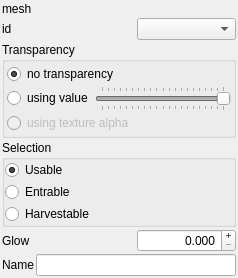
  <widget class="QDockWidget" name="object_dock">
   <property name="enabled">
    <bool>true</bool>
   </property>
   <property name="windowIcon">
    <iconset resource="icons/resourcen.qrc">
     <normaloff>:/icons/application-x-desktop.png</normaloff>:/icons/application-x-desktop.png</iconset>
   </property>
   <property name="windowTitle">
    <string>Object</string>
   </property>
   <attribute name="dockWidgetArea">
    <number>2</number>
   </attribute>
   <widget class="QWidget" name="dockWidgetContents_11">
    <layout class="QGridLayout" name="gridLayout_3">
     <property name="margin">
      <number>2</number>
     </property>
     <property name="spacing">
      <number>2</number>
     </property>
     <item row="0" column="0">
      <widget class="QLabel" name="label_18">
       <property name="text">
        <string>mesh</string>
       </property>
      </widget>
     </item>
     <item row="0" column="1" colspan="2">
      <widget class="QLabel" name="mesh_name">
       <property name="minimumSize">
        <size>
         <width>200</width>
         <height>0</height>
        </size>
       </property>
       <property name="sizeIncrement">
        <size>
         <width>2</width>
         <height>0</height>
        </size>
       </property>
       <property name="baseSize">
        <size>
         <width>2</width>
         <height>0</height>
        </size>
       </property>
       <property name="text">
        <string/>
       </property>
       <property name="scaledContents">
        <bool>false</bool>
       </property>
       <property name="alignment">
        <set>Qt::AlignRight|Qt::AlignTrailing|Qt::AlignVCenter</set>
       </property>
       <property name="wordWrap">
        <bool>true</bool>
       </property>
       <property name="textInteractionFlags">
        <set>Qt::LinksAccessibleByMouse</set>
       </property>
      </widget>
     </item>
     <item row="1" column="0">
      <widget class="QLabel" name="label_19">
       <property name="text">
        <string>id</string>
       </property>
      </widget>
     </item>
     <item row="2" column="0" colspan="3">
      <widget class="QGroupBox" name="groupBox_13">
       <property name="title">
        <string>Transparency</string>
       </property>
       <layout class="QGridLayout" name="gridLayout_20">
        <property name="margin">
         <number>2</number>
        </property>
        <property name="spacing">
         <number>2</number>
        </property>
        <item row="0" column="0" colspan="2">
         <widget class="QRadioButton" name="transparency_type_0">
          <property name="text">
           <string>no transparency</string>
          </property>
          <property name="checked">
           <bool>true</bool>
          </property>
         </widget>
        </item>
        <item row="1" column="0">
         <widget class="QRadioButton" name="transparency_type_1">
          <property name="text">
           <string>using value</string>
          </property>
         </widget>
        </item>
        <item row="1" column="1">
         <widget class="QSlider" name="transparency_value">
          <property name="enabled">
           <bool>false</bool>
          </property>
          <property name="maximum">
           <number>100</number>
          </property>
          <property name="value">
           <number>100</number>
          </property>
          <property name="orientation">
           <enum>Qt::Horizontal</enum>
          </property>
          <property name="tickPosition">
           <enum>QSlider::TicksBothSides</enum>
          </property>
          <property name="tickInterval">
           <number>5</number>
          </property>
         </widget>
        </item>
        <item row="2" column="0" colspan="2">
         <widget class="QRadioButton" name="transparency_type_2">
          <property name="enabled">
           <bool>false</bool>
          </property>
          <property name="text">
           <string>using texture alpha</string>
          </property>
         </widget>
        </item>
       </layout>
      </widget>
     </item>
     <item row="6" column="0" colspan="3">
      <spacer name="verticalSpacer_6">
       <property name="orientation">
        <enum>Qt::Vertical</enum>
       </property>
       <property name="sizeHint" stdset="0">
        <size>
         <width>20</width>
         <height>0</height>
        </size>
       </property>
      </spacer>
     </item>
     <item row="5" column="0">
      <widget class="QLabel" name="label_21">
       <property name="toolTip">
        <string>Message server sends when clicked on object</string>
       </property>
       <property name="text">
        <string>Name</string>
       </property>
      </widget>
     </item>
     <item row="5" column="1" colspan="2">
      <widget class="QLineEdit" name="description">
       <property name="toolTip">
        <string>Message server sends when clicked on object</string>
       </property>
       <property name="maxLength">
        <number>49</number>
       </property>
      </widget>
     </item>
     <item row="3" column="0" colspan="3">
      <widget class="QGroupBox" name="groupBox_5">
       <property name="title">
        <string>Selection</string>
       </property>
       <layout class="QVBoxLayout" name="verticalLayout_8">
        <property name="spacing">
         <number>2</number>
        </property>
        <property name="margin">
         <number>0</number>
        </property>
        <item>
         <widget class="QRadioButton" name="selection_type_0">
          <property name="text">
           <string>Usable</string>
          </property>
          <property name="checked">
           <bool>true</bool>
          </property>
         </widget>
        </item>
        <item>
         <widget class="QRadioButton" name="selection_type_1">
          <property name="text">
           <string>Entrable</string>
          </property>
         </widget>
        </item>
        <item>
         <widget class="QRadioButton" name="selection_type_2">
          <property name="text">
           <string>Harvestable</string>
          </property>
         </widget>
        </item>
       </layout>
      </widget>
     </item>
     <item row="4" column="2">
      <widget class="QDoubleSpinBox" name="glow_value">
       <property name="alignment">
        <set>Qt::AlignRight|Qt::AlignTrailing|Qt::AlignVCenter</set>
       </property>
       <property name="buttonSymbols">
        <enum>QAbstractSpinBox::PlusMinus</enum>
       </property>
       <property name="decimals">
        <number>3</number>
       </property>
       <property name="maximum">
        <double>65504.000000000000000</double>
       </property>
      </widget>
     </item>
     <item row="4" column="0" colspan="2">
      <widget class="QLabel" name="label_22">
       <property name="text">
        <string>Glow</string>
       </property>
      </widget>
     </item>
     <item row="1" column="2">
      <widget class="QComboBox" name="object_id"/>
     </item>
    </layout>
   </widget>
  </widget>
